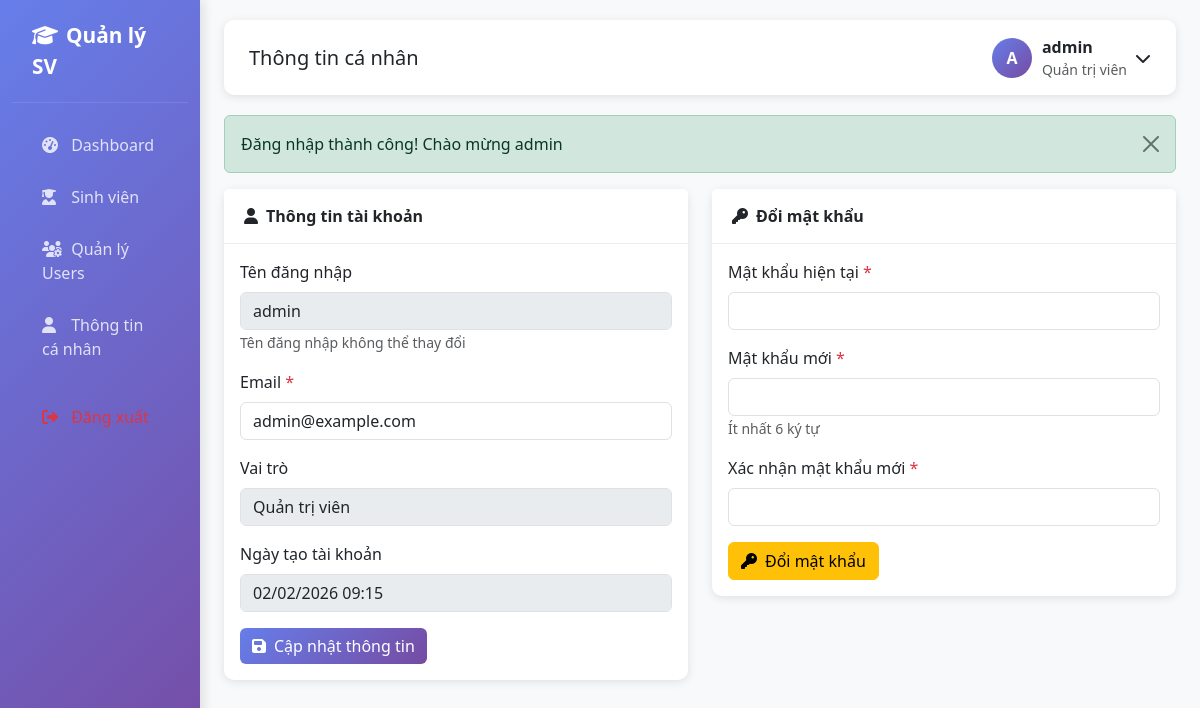
The app's page /profile.php (signed in) with its own data.
### tables this page shows
CREATE TABLE users (
    id INT AUTO_INCREMENT PRIMARY KEY,
    username VARCHAR(50) NOT NULL UNIQUE COMMENT 'Tên đăng nhập',
    password VARCHAR(255) NOT NULL COMMENT 'Mật khẩu đã mã hóa bằng password_hash',
    email VARCHAR(100) NOT NULL UNIQUE COMMENT 'Email người dùng',
    role ENUM('admin', 'user') NOT NULL DEFAULT 'user' COMMENT 'Vai trò: admin hoặc user',
    created_at TIMESTAMP DEFAULT CURRENT_TIMESTAMP COMMENT 'Thời gian tạo',
    updated_at TIMESTAMP DEFAULT CURRENT_TIMESTAMP ON UPDATE CURRENT_TIMESTAMP COMMENT 'Thời gian cập nhật',
    INDEX idx_username (username),
    INDEX idx_email (email),
    INDEX idx_role (role)
);

### config/config.php (called while the page is built, shortened)
<?php
function escape($string) {
    return htmlspecialchars($string, ENT_QUOTES, 'UTF-8');
}
?>

### profile.php (the view, shortened to what this page needs)
<?php
require_once 'includes/header.php';
global $pdo;
$errors = [];
try {
    $stmt = $pdo->prepare("SELECT * FROM users WHERE id = ?");
    $stmt->execute([$_SESSION['user_id']]);
    $user = $stmt->fetch();
} catch (PDOException $e) {
    error_log("Profile Error: " . $e->getMessage());
    setFlashMessage('error', 'Không thể tải thông tin người dùng.');
    redirect('dashboard.php');
}
?>
<div class="row">
    <div class="col-lg-6 mb-4">
        <div class="card">
            <div class="card-header">
                <i class="fas fa-user me-2"></i>Thông tin tài khoản
            </div>
            <div class="card-body">
                <form method="POST" action="">
                    <div class="mb-3">
                        <label class="form-label">Tên đăng nhập</label>
                        <input type="text" class="form-control" value="<?= escape($user['username']) ?>" disabled>
                        <small class="text-muted">Tên đăng nhập không thể thay đổi</small>
                    </div>
                    <div class="mb-3">
                        <label for="email" class="form-label">Email <span class="text-danger">*</span></label>
                        <input type="email" class="form-control <?= isset($errors['email']) ? 'is-invalid' : '' ?>"
                               id="email" name="email" value="<?= escape($user['email']) ?>" required>
                    </div>
                    <div class="mb-3">
                        <label class="form-label">Vai trò</label>
                        <input type="text" class="form-control"
                               value="<?= $user['role'] === 'admin' ? 'Quản trị viên' : 'Người dùng' ?>" disabled>
                    </div>
                    <div class="mb-3">
                        <label class="form-label">Ngày tạo tài khoản</label>
                        <input type="text" class="form-control"
                               value="<?= date('d/m/Y H:i', strtotime($user['created_at'])) ?>" disabled>
                    </div>
                    <button type="submit" class="btn btn-primary">
                        <i class="fas fa-save me-2"></i>Cập nhật thông tin
                    </button>
                </form>
            </div>
        </div>
    </div>
    <div class="col-lg-6 mb-4">
        <div class="card">
            <div class="card-header">
                <i class="fas fa-key me-2"></i>Đổi mật khẩu
            </div>
            <div class="card-body">
                <form method="POST" action="" id="changePasswordForm">
                    <div class="mb-3">
                        <label for="current_password" class="form-label">
                            Mật khẩu hiện tại <span class="text-danger">*</span>
                        </label>
                        <input type="password" class="form-control <?= isset($errors['current_password']) ? 'is-invalid' : '' ?>"
                               id="current_password" name="current_password" required>
                    </div>
                    <div class="mb-3">
                        <label for="new_password" class="form-label">
                            Mật khẩu mới <span class="text-danger">*</span>
                        </label>
                        <input type="password" class="form-control <?= isset($errors['new_password']) ? 'is-invalid' : '' ?>"
                               id="new_password" name="new_password" required minlength="6">
                        <small class="text-muted">Ít nhất 6 ký tự</small>
                    </div>
                    <div class="mb-3">
                        <label for="confirm_password" class="form-label">
                            Xác nhận mật khẩu mới <span class="text-danger">*</span>
                        </label>
                        <input type="password" class="form-control <?= isset($errors['confirm_password']) ? 'is-invalid' : '' ?>"
                               id="confirm_password" name="confirm_password" required>
                    </div>
                    <button type="submit" class="btn btn-warning">
                        <i class="fas fa-key me-2"></i>Đổi mật khẩu
                    </button>
                </form>
            </div>
        </div>
    </div>
</div>
<?php require_once 'includes/footer.php'; ?>

### includes/header.php (style rules this page uses)
:root { --primary-gradient: linear-gradient(135deg, #667eea 0%, #764ba2 100%); }
body { background-color: #f8f9fa; min-height: 100vh; }
.card { border: none; box-shadow: 0 2px 10px rgba(0,0,0,0.1); border-radius: 10px; }
.card-header { background: white; border-bottom: 1px solid #eee; font-weight: 600; padding: 15px 20px; }
.btn-primary { background: linear-gradient(135deg, #667eea 0%, #764ba2 100%); border: none; }

### records on screen
users: username "admin", email "admin@example.com", role "Quản trị viên", created_at "02/02/2026 09:15"

### other values on screen
$pageTitle "Thông tin cá nhân"
substr($_SESSION['username'], 0, 1) "A"
$_SESSION['username'] "admin"
$flash['message'] "Đăng nhập thành công! Chào mừng admin"
